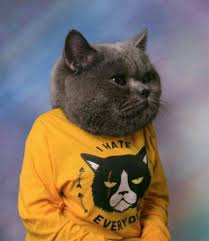
#> input picture lab1/cat.jpeg, 209 x 241 px
$ python process_dataset.py .
#> lines starting #> are read from the running program, lines starting #| are printed output that depends on the picture
#!/usr/bin/env python3
# -*-encoding: utf-8-*-
# Author: Danil Kovalenko


import os
import h5py
import argparse
from typing import Tuple, Union

import numpy as np
from PIL import Image


def update_dataset(res: Union[None, np.ndarray],
                   f_path: str,
                   size: Tuple[int, int]) -> np.ndarray:
#> called with f_path = './cat.jpeg', size = (128, 128)
    with open(f_path, 'rb') as f:
        image = Image.open(f)
#> image is the input picture: PIL image 209x241 RGB; mean R, G, B 127.2, 111.7, 96.3
        image = image.resize(size)
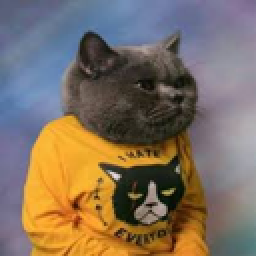
#> image: PIL image 128x128 RGB (shown 2 times larger); mean R, G, B 127.2, 111.7, 96.3
        image_arr = np.array(image)
        image_arr.resize((1, *image_arr.shape))

        if res is None:
            return image_arr
        else:
            return np.append(res, image_arr)


def main(dir_path: str, size: Tuple[int, int], save_file_name: str) -> None:
    res = None
    for cur_dir, sub_dirs, files in os.walk(dir_path):
        for f_name in files:
            if f_name.endswith('.jpeg'):
                f_path = os.path.join(cur_dir, f_name)
                res = update_dataset(res, f_path, size)

    with h5py.File(save_file_name, 'w') as f:
        f.create_dataset('lines', data=res)


if __name__ == '__main__':
    parser = argparse.ArgumentParser()
    parser.add_argument('dir_path', type=str)
    parser.add_argument('--size', nargs=2, default=(128, 128))
    parser.add_argument('--save_file_name', type=str, default='dataset.h5')
    args = parser.parse_args()
    main(**args.__dict__)
